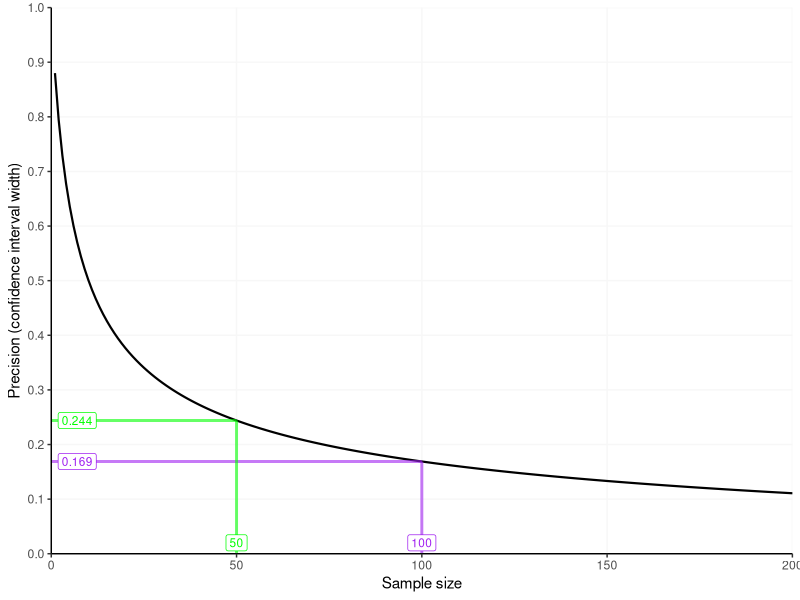
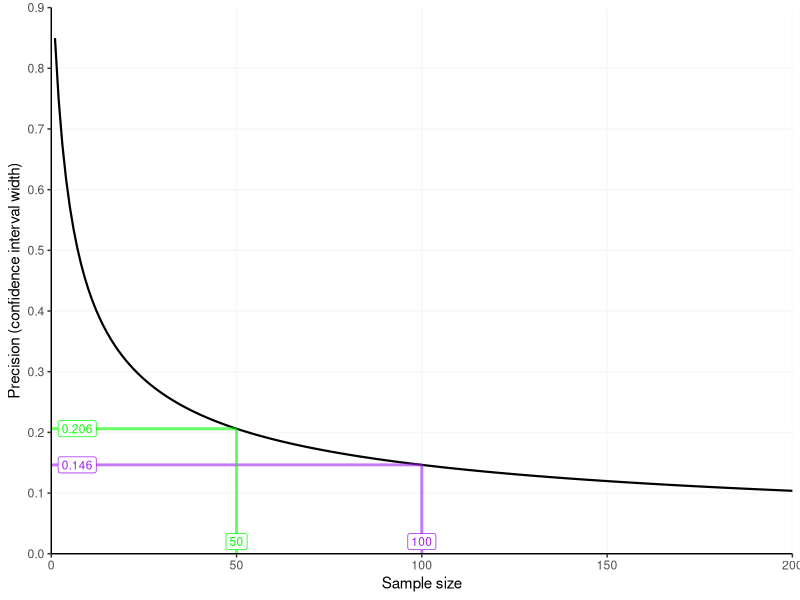

These figures' R source, in order:
# This script will run a precision analysis to help with sample size planning 
# when you wish to estimate a proportion with confidence intervals
# This code was written for personal use — reuse at your own risk!

# Load libraries ---------------------------------

library(tidyverse)

# Define functions ---------------------------------

# Define function for computing confidence interval width.
# If the population size is known a finite population correction can be applied.
# Otherwise, if the population size in unknown, no correction is applied (the default).
# A 95% confidence level is assumed.
calc_ci_width <- function(expectedProportion,sampleSize,confidenceLevel=.95,populationSize=Inf,report=T){
  n <- sampleSize
  N <- populationSize

  successCount <- n*expectedProportion
  CI <- prop.test(successCount, n, correct = F, conf.level = confidenceLevel)$conf.int # computes CI. Yate's continuity correction is off by default
  CI_width <- (CI[2] - CI[1]) # to get the CI width, subtract lowerbound of CI from upperbound of CI
  
  # NOT RUN — sanity check using hand written formula for Wilson CIs
  #P <- expectedProportion
  #Z <- qnorm(c( (1-confidenceLevel)/2, 1-(1-confidenceLevel)/2))[2]
  #CI <- (2 * n * P + Z^2 + c(-1, 1) * Z * sqrt(Z^2 + 4 * n * P * (1 - P))) /
  #   (2 * (n + Z^2)) 
  #CI_width <- (CI[2] - CI[1]) # to get the CI width, subtract lowerbound of CI from upperbound of CI
 
  if(N != Inf){ # if user has specified a population size
    FPC <- sqrt((N-n)/(N-1)) # calculate a finite population correction (FPC) factor
    CI_width <- CI_width*FPC # adjust the ci_width with the FPC
  }
  
  if(report){ # if user has asked for a report
    print(paste0(
      'The 95% Wilson confidence interval for an expected proportion of ',expectedProportion,
      ' and a sample size of ',sampleSize,' is ', round(CI_width,3)))
  }
  
  ci_object <- list(ci_width = CI_width, target_sample_size = sampleSize)
  
  return(ci_object)
}

# define function to plot a precision curve for given proportion and sample size (95% confidence interval assumed).
precisionCurve <- function(expectedProportion,sampleSize,confidenceLevel=.95,populationSize=Inf){
  
  sample_size_vector <- seq(1:(sampleSize*2)) # create a vector of sample sizes for X axis (by default we will show a curve for 2x the specified sample size)
  ci_width_vector <- NA # pre-load a variable to store ci_widths
  
  for(i in sample_size_vector){ # using a for loop as its more comprehensible 
    ci_object <- calc_ci_width(
      sampleSize = i,
      expectedProportion = expectedProportion,
      confidenceLevel = confidenceLevel,
      populationSize = populationSize,
      report = F # don't print a report
    )
    ci_width_vector <- c(ci_width_vector, ci_object$ci_width) # append new ci_width to ci_width vector
  }
  
  ci_width_vector <- ci_width_vector[!is.na(ci_width_vector)] # remove the NA value created when ci_width_vector was pre-loaded
  df <- data.frame(sampleSize = sample_size_vector,precision = ci_width_vector)
  
  # build plot
  plot <- ggplot(data = df, aes(x = sampleSize, y = precision)) +
    geom_line(colour = 'black', linewidth = .75) +
    theme_classic() +
    ylab('Precision (confidence interval width)') +
    xlab('Sample size') +
    scale_x_continuous(expand = c(0.0, 0), limits = c(0,max(sample_size_vector))) +
    scale_y_continuous(expand = c(0.0, 0), limits = c(0,round(max(ci_width_vector)+.1,1)), breaks = seq(0,round(max(ci_width_vector)+.1,1),0.1)) +
    theme(panel.grid.major = element_line(colour="grey97", size=0.5))
  
  return(plot)
}

# Run a precision analysis for Research Aim (1b)  ---------------------------------

# Run the code below to compute a ci width for given expected proportion and target sample size
ci_object1 <- calc_ci_width(
  expectedProportion = .67, # Specify the anticipated proportion. Use 0.5 for the most conservative sample size estimate (see Gelman & Hill, 2006, p. 442).
  sampleSize = 100, # Specify the target sample size
  populationSize = 750, # If population size is known, we can apply a finite population correction, otherwise use Inf
  confidenceLevel = .95) # specify the level of the confidence interval

# Lets get a second ci width for a different target sample size (so we can display both on a precision curve)
ci_object2 <- calc_ci_width(
  expectedProportion = .67, # Specify the anticipated proportion. Use 0.5 for the most conservative sample size estimate (see Gelman & Hill, 2006, p. 442).
  sampleSize = 50, # Specify the target sample size
  populationSize = 750, # If population size is known, we can apply a finite population correction, otherwise use Inf
  confidenceLevel = .95) # specify the level of the confidence interval

# Now plot a precision curve showing precision (confidence interval width) as a function of sample size.
# We'll annotate the plot with the parameters above

precisionCurve(expectedProportion =.67, # Specify the anticipated proportion. Use 0.5 for the most conservative sample size estimate (see Gelman & Hill, 2006, p. 442).
               sampleSize = 100, # Specify the target sample size
               populationSize = 750, # If population size is known, we can apply a finite population correction, otherwise use Inf
               confidenceLevel = .95 # specify the level of the confidence interval
) +
  # this code annotates the precision curve with the ci widths computed above
  annotate("segment", x = ci_object1$target_sample_size, xend = ci_object1$target_sample_size, y = 0, yend = ci_object1$ci_width, colour = "purple", size=1, alpha=0.6) +
  annotate("segment", x = 0, xend = ci_object1$target_sample_size, y = ci_object1$ci_width, yend = ci_object1$ci_width, colour = "purple", size=1, alpha=0.6) +
  annotate("label", x = 7, y = ci_object1$ci_width, colour = "purple", size=3, alpha=1, label = round(ci_object1$ci_width,3)) +
  annotate("label", x = ci_object1$target_sample_size, y = 0.02, colour = "purple", size=3, alpha=1, label = ci_object1$target_sample_size) + 
  annotate("segment", x = ci_object2$target_sample_size, xend = ci_object2$target_sample_size, y = 0, yend = ci_object2$ci_width, colour = "green", size=1, alpha=0.6) +
  annotate("segment", x = 0, xend = ci_object2$target_sample_size, y = ci_object2$ci_width, yend = ci_object2$ci_width, colour = "green", size=1, alpha=0.6) +
  annotate("label", x = 7, y = ci_object2$ci_width, colour = "green", size=3, alpha=1, label = round(ci_object2$ci_width,3)) +
  annotate("label", x = ci_object2$target_sample_size, y = 0.02, colour = "green", size=3, alpha=1, label = ci_object2$target_sample_size) 

# Run a precision analysis for Research Aim (2)  ---------------------------------

# Run the code below to compute a ci width for given expected proportion and target sample size
ci_object1 <- calc_ci_width(
  expectedProportion = .17, # Specify the anticipated proportion. Use 0.5 for the most conservative sample size estimate (see Gelman & Hill, 2006, p. 442).
  sampleSize = 100, # Specify the target sample size
  populationSize = 61735, # If population size is known, we can apply a finite population correction, otherwise use Inf
  confidenceLevel = .95) # specify the level of the confidence interval

# Lets get a second ci width for a different target sample size (so we can display both on a precision curve)
ci_object2 <- calc_ci_width(
  expectedProportion = .17, # Specify the anticipated proportion. Use 0.5 for the most conservative sample size estimate (see Gelman & Hill, 2006, p. 442).
  sampleSize = 50, # Specify the target sample size
  populationSize = 61735, # If population size is known, we can apply a finite population correction, otherwise use Inf
  confidenceLevel = .95) # specify the level of the confidence interval

# Now plot a precision curve showing precision (confidence interval width) as a function of sample size.
# We'll annotate the plot with the parameters above

precisionCurve(expectedProportion =.17, # Specify the anticipated proportion. Use 0.5 for the most conservative sample size estimate (see Gelman & Hill, 2006, p. 442).
               sampleSize = 100, # Specify the target sample size
               populationSize = 61735, # If population size is known, we can apply a finite population correction, otherwise use Inf
               confidenceLevel = .95 # specify the level of the confidence interval
) +
  # this code annotates the precision curve with the ci widths computed above
  annotate("segment", x = ci_object1$target_sample_size, xend = ci_object1$target_sample_size, y = 0, yend = ci_object1$ci_width, colour = "purple", size=1, alpha=0.6) +
  annotate("segment", x = 0, xend = ci_object1$target_sample_size, y = ci_object1$ci_width, yend = ci_object1$ci_width, colour = "purple", size=1, alpha=0.6) +
  annotate("label", x = 7, y = ci_object1$ci_width, colour = "purple", size=3, alpha=1, label = round(ci_object1$ci_width,3)) +
  annotate("label", x = ci_object1$target_sample_size, y = 0.02, colour = "purple", size=3, alpha=1, label = ci_object1$target_sample_size) + 
  
  annotate("segment", x = ci_object2$target_sample_size, xend = ci_object2$target_sample_size, y = 0, yend = ci_object2$ci_width, colour = "green", size=1, alpha=0.6) +
  annotate("segment", x = 0, xend =  ci_object2$target_sample_size, y = ci_object2$ci_width, yend = ci_object2$ci_width, colour = "green", size=1, alpha=0.6) +
  annotate("label", x = 7, y = ci_object2$ci_width, colour = "green", size=3, alpha=1, label = round(ci_object2$ci_width,3)) +
  annotate("label", x = ci_object2$target_sample_size, y = 0.02, colour = "green", size=3, alpha=1, label = ci_object2$target_sample_size) 


# References  ---------------------------------

# Gelman, A., & Hill, J. (2007). Data analysis using regression and multilevel/hierarchical models. Cambridge University Press.
# Newcombe R.G. (1998). Two-Sided Confidence Intervals for the Single Proportion: Comparison of Seven Methods. Statistics in Medicine, 17, 857–872. doi:10.1002/(SICI)1097-0258(19980430)17:8<857::AID-SIM777>3.0.CO;2-E.
# Rothman, K. J., & Greenland, S. (2018). Planning study size based on precision rather than power. Epidemiology, 29(5), 599–603. https://doi.org/10.1097/EDE.0000000000000876
